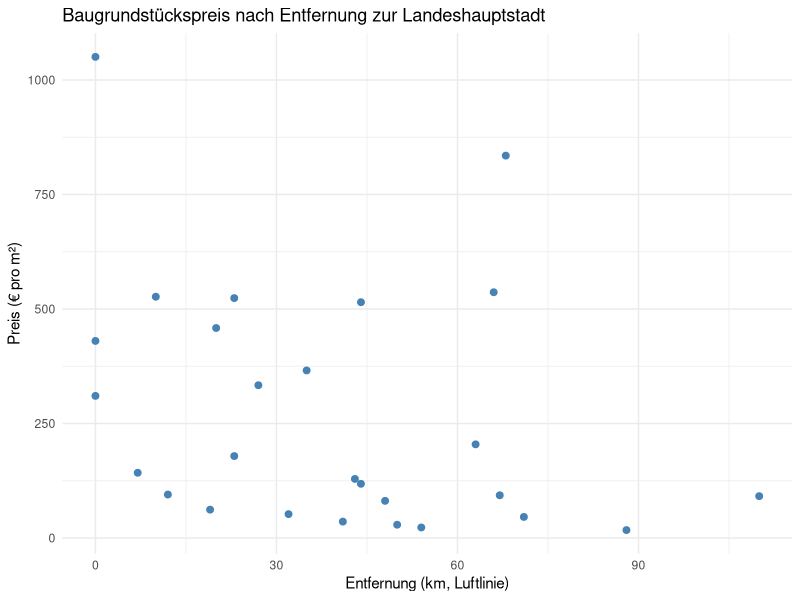
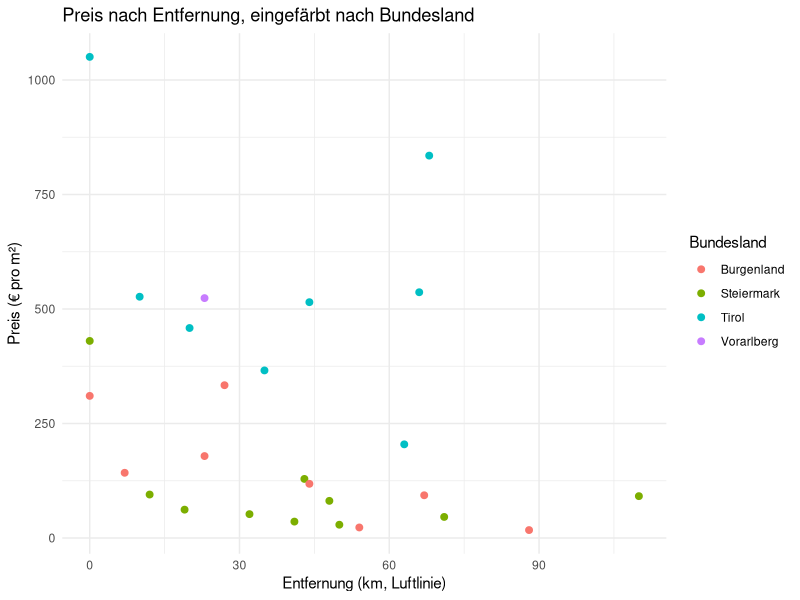
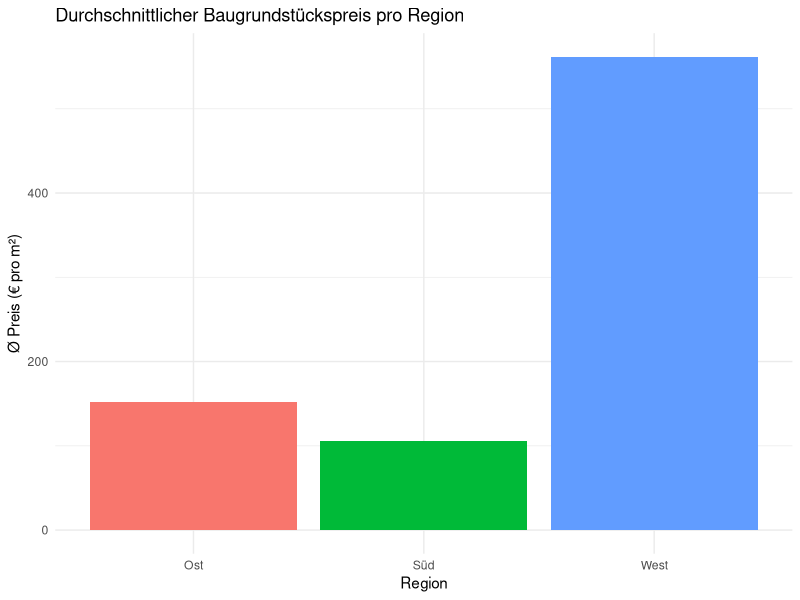
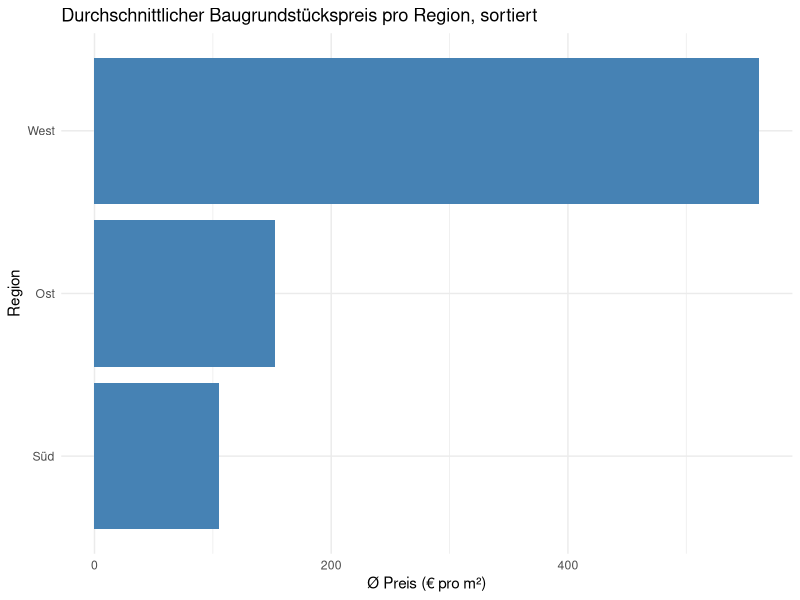
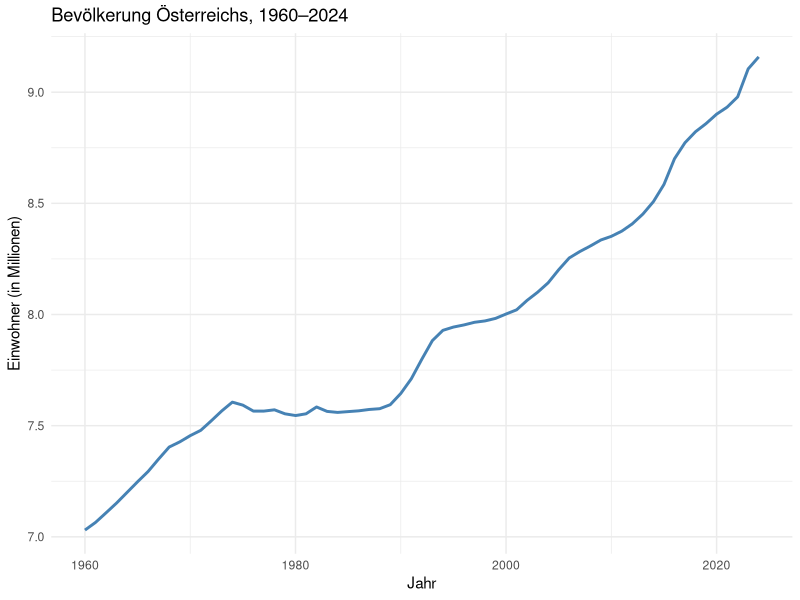
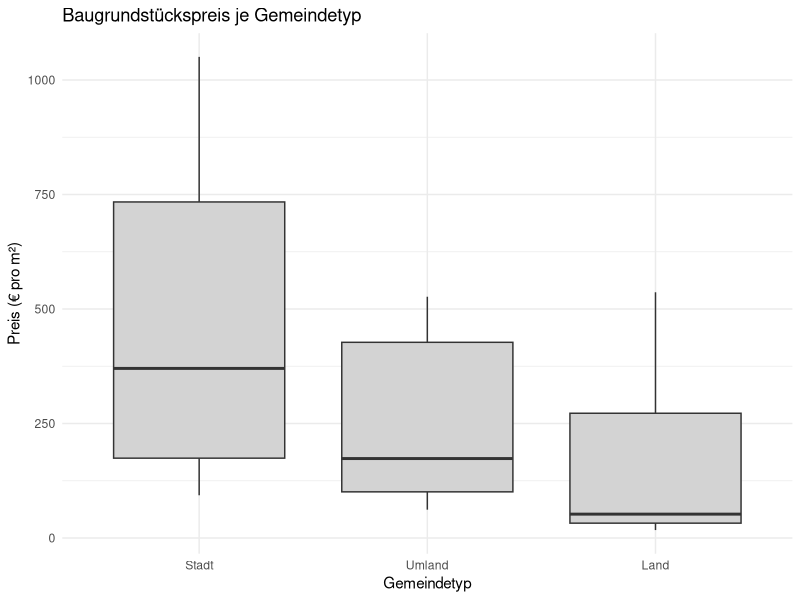
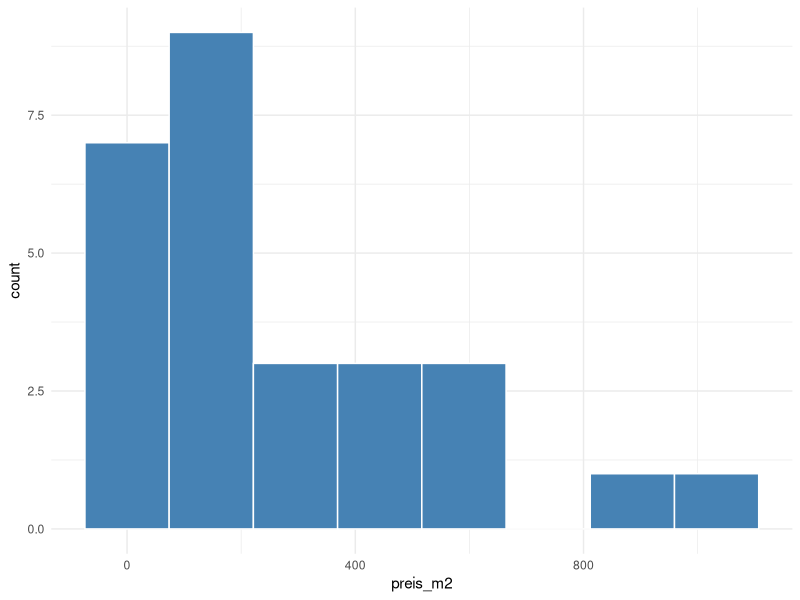
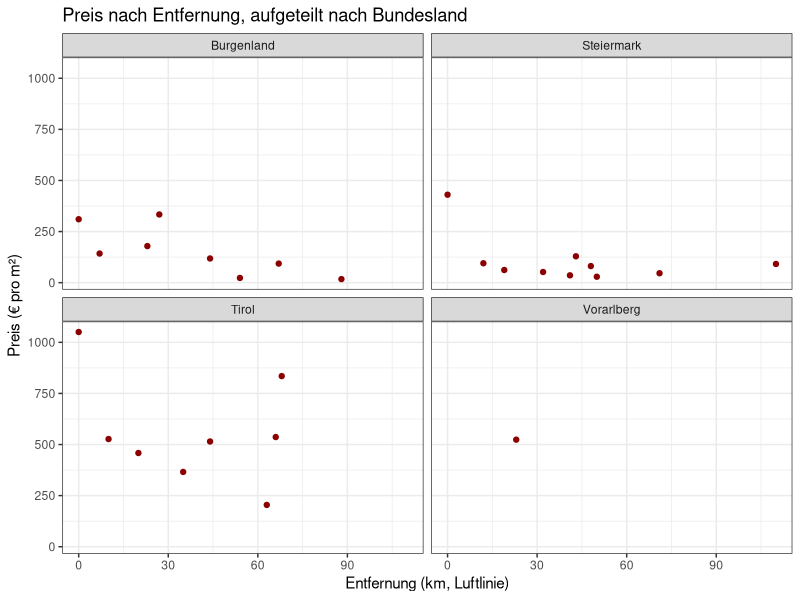

The R script that drew these images, in order:
## ---- chunk 1
knitr::opts_chunk$set(echo = TRUE, message = FALSE)
options(width = 110)   # breite Tabellen nicht umbrechen
## ---- chunk 2
library(dplyr)     # Daten bearbeiten
library(tidyr)     # Tabellen umformen
library(ggplot2)   # Grafiken
## ---- chunk 3
gemeinden     <- read.csv("data/raw/gemeinden.csv")
bundeslaender <- read.csv("data/raw/bundeslaender.csv")
## ---- chunk 4
filter(gemeinden, preis_m2 > 400)
filter(gemeinden, typ %in% c("Stadt", "Umland"), entfernung_km <= 20)
## ---- chunk 5
select(gemeinden, gemeinde, bundesland, einwohner)
## ---- chunk 6
arrange(gemeinden, desc(preis_m2))
## ---- chunk 7
# 1. Verschachteln: muss von innen nach außen gelesen werden
arrange(filter(gemeinden, bundesland == "Tirol"), desc(preis_m2))

# 2. Zwischenergebnisse speichern: lesbar, aber viele Hilfsvariablen
nur_tirol <- filter(gemeinden, bundesland == "Tirol")
arrange(nur_tirol, desc(preis_m2))
## ---- chunk 8
gemeinden %>%
  filter(bundesland == "Tirol") %>%
  arrange(desc(preis_m2))
## ---- chunk 9
gemeinden |>
  filter(bundesland == "Tirol") |>
  arrange(desc(preis_m2))
## ---- chunk 10
gemeinden %>% lm(preis_m2 ~ entfernung_km, data = .)
gemeinden |>  lm(preis_m2 ~ entfernung_km, data = _)
## ---- chunk 11
gemeinden <- gemeinden %>%
  mutate(dichte = round(einwohner / flaeche_km2))

head(gemeinden)
## ---- chunk 12
gemeinden <- gemeinden %>%
  mutate(preisniveau = case_when(
    is.na(preis_m2) ~ NA,          # fehlende Werte zuerst abfangen
    preis_m2 > 400  ~ "hoch",
    preis_m2 > 100  ~ "mittel",
    TRUE            ~ "niedrig"
  ))

gemeinden %>% select(gemeinde, preis_m2, preisniveau) %>% head(8)
## ---- chunk 13
gemeinden %>%
  filter(bundesland == "Tirol") %>%
  select(gemeinde, typ, preis_m2) %>%
  arrange(desc(preis_m2))
## ---- chunk 14
gemeinden %>% count(bundesland)
## ---- chunk 15
gemeinden %>%
  group_by(bundesland) %>%
  summarise(
    anzahl        = n(),
    preis_mean    = mean(preis_m2),
    einwohner_max = max(einwohner)
  )
## ---- chunk 16
gemeinden %>%
  group_by(bundesland) %>%
  summarise(anzahl = n(), preis_mean = mean(preis_m2, na.rm = TRUE))
## ---- chunk 17
nrow(left_join(gemeinden, bundeslaender, by = "bundesland"))    # alle 28 Gemeinden, Viktorsberg mit Region NA
nrow(inner_join(gemeinden, bundeslaender, by = "bundesland"))   # 27 — Viktorsberg fällt weg
nrow(full_join(gemeinden, bundeslaender, by = "bundesland"))    # 29 — alle Gemeinden + Salzburg
## ---- chunk 18
gemeinden_join <- gemeinden %>%
  left_join(bundeslaender, by = "bundesland")

gemeinden_join %>% filter(is.na(region))
## ---- chunk 19
bev_breit <- read.csv("data/raw/ardeco_bevoelkerung.csv")

dim(bev_breit)   # Zeilen und Spalten: 75 Spalten sind zu viele, um alle anzuzeigen

# die ersten drei Zeilen, nur die Namensspalten und die ersten drei Jahre
bev_breit[1:3, c("TERRITORY_ID", "NAME_HTML", "X1960", "X1961", "X1962")]
## ---- chunk 20
bev_lang <- bev_breit %>%
  pivot_longer(cols = starts_with("X"), names_to = "jahr", values_to = "einwohner",
               names_prefix = "X") %>%          # das X vor der Jahreszahl entfernen
  mutate(jahr = as.integer(jahr)) %>%           # "1960" (Text) -> 1960 (Zahl)
  select(TERRITORY_ID, NAME_HTML, jahr, einwohner)

dim(bev_lang)    # jetzt viel mehr Zeilen, aber nur vier Spalten
head(bev_lang, 3)
## ---- chunk 21
bev_lang %>%
  filter(TERRITORY_ID %in% c("AT", "AT130"), jahr %in% c(1960, 1990, 2020)) %>%
  pivot_wider(names_from = jahr, values_from = einwohner, names_prefix = "einwohner_")
## ---- chunk 22
# dein Code

## ---- chunk 23
gemeinden_plot <- gemeinden_join %>%
  filter(!is.na(preis_m2)) %>%
  mutate(typ = factor(typ, levels = c("Stadt", "Umland", "Land")))
## ---- chunk 24
ggplot(gemeinden_plot, aes(x = entfernung_km, y = preis_m2)) +
  geom_point(color = "steelblue", size = 2) +
  labs(title = "Baugrundstückspreis nach Entfernung zur Landeshauptstadt",
       x = "Entfernung (km, Luftlinie)", y = "Preis (€ pro m²)") +
  theme_minimal()
## ---- chunk 25
ggplot(gemeinden_plot, aes(x = entfernung_km, y = preis_m2, color = bundesland)) +
  geom_point(size = 2) +
  labs(title = "Preis nach Entfernung, eingefärbt nach Bundesland",
       x = "Entfernung (km, Luftlinie)", y = "Preis (€ pro m²)", color = "Bundesland") +
  theme_minimal()
## ---- chunk 26
gemeinden_plot %>%
  filter(!is.na(region)) %>%
  group_by(region) %>%
  summarise(preis_mean = mean(preis_m2)) %>%
  ggplot(aes(x = region, y = preis_mean, fill = region)) +
  geom_col(show.legend = FALSE) +
  labs(title = "Durchschnittlicher Baugrundstückspreis pro Region",
       x = "Region", y = "Ø Preis (€ pro m²)") +
  theme_minimal()
## ---- chunk 27
gemeinden_plot %>%
  filter(!is.na(region)) %>%
  group_by(region) %>%
  summarise(preis_mean = mean(preis_m2)) %>%
  ggplot(aes(x = reorder(region, preis_mean), y = preis_mean)) +
  geom_col(fill = "steelblue") +
  coord_flip() +
  labs(title = "Durchschnittlicher Baugrundstückspreis pro Region, sortiert",
       x = "Region", y = "Ø Preis (€ pro m²)") +
  theme_minimal()
## ---- chunk 28
bev_lang %>%
  filter(TERRITORY_ID == "AT", jahr <= 2024) %>%
  ggplot(aes(x = jahr, y = einwohner / 1000000)) +
  geom_line(color = "steelblue", linewidth = 1) +
  labs(title = "Bevölkerung Österreichs, 1960–2024",
       x = "Jahr", y = "Einwohner (in Millionen)") +
  theme_minimal()
## ---- chunk 29
ggplot(gemeinden_plot, aes(x = typ, y = preis_m2)) +
  geom_boxplot(fill = "lightgrey") +
  labs(title = "Baugrundstückspreis je Gemeindetyp", x = "Gemeindetyp", y = "Preis (€ pro m²)") +
  theme_minimal()
## ---- chunk 30
ggplot(gemeinden_plot, aes(x = preis_m2)) +
  geom_histogram(bins = 8, fill = "steelblue", color = "white") +
  theme_minimal()
## ---- chunk 31
ggplot(gemeinden_plot, aes(x = entfernung_km, y = preis_m2)) +
  geom_point(color = "darkred") +
  facet_wrap(~bundesland) +
  labs(title = "Preis nach Entfernung, aufgeteilt nach Bundesland",
       x = "Entfernung (km, Luftlinie)", y = "Preis (€ pro m²)") +
  theme_bw()
## ---- chunk 32
# dein Code
